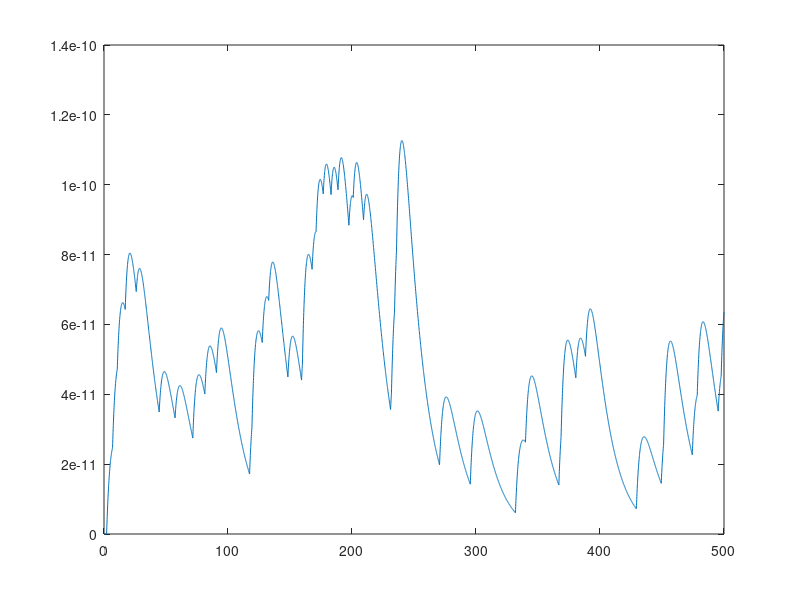

This chart was generated by the following MATLAB code: (Note: this script raises an error after producing the figure.)

Ns = 100;
T = 500;
lambda = 0.001;
deltat = 0.1;
N = T/deltat; 
event = zeros(N,Ns); % array recording at each bucket if a stimulus arrived
for i = 1:Ns
    a = zeros(N,1);
    R = rand(size(a)); 
    a(R<lambda*deltat) = 1; % set each element of event to 1 with probability lambda*delta
    event(:,i) = a;
end

%for i = 1:Ns
%    stimuli(i) = sum(event(i,:)==1);
%end
event = reshape(event,Ns,N);
%for i = 1:Ns
%    tk(i) = find(event(:,i)==1); % getting indices of arrivial
%end
%nspikes = size(tk);
%inter_arrival = diff(tk)*deltat; % interarrival times in seconds
%bin = 0:1:500; 
%count = histc(inter_arrival,bin);
%figure; bar(bin,count,'histc'); % draw histogram of absolute count
time = deltat:deltat:T;
%figure, plot(time, event);

%for i = 1:Ns
%    figure, plot(time, event(i,:));
%end

sigmaw = 5;
wo = 50;
Io = 10^(-12);
we = randn(1,Ns); % synaptic strength
we = wo + sigmaw*we;
tc_m = 15; %time constant of membrane
tc_s = tc_m/4; %time constant of synapse

Iapp = zeros(Ns,N);

for i = 1:Ns
    tk = find(event(i,:)==1);
    [tkr,tkc] = size(tk);
    if (tkc>0)
        for j = 1:N
            for k = 1:tkc
                if(tk(k)<j)
                    Iapp(i,j) = Iapp(i,j) + (exp((tk(k)-j)*deltat/tc_m) - exp((tk(k)-j)*deltat/tc_s));
                end
            end
        end
    end
end

for i = 1:Ns
    Iapp(i,:) = Iapp(i,:)*we(i)*Io;
end

%for i = 1:Ns
%    figure, plot(time,Iapp(i,:));
%end

Iappf = sum(Iapp);

%Iappf = reshape(Iappf,5000,1);
figure, plot(time, Iappf);
k = 0;
for i = 1:N
    if(Iappf(i)>0 && k==0)
        k=i;
    end
end

[V,nspikes] = q1p2_func(1,0.5,Iappf,1);
V = reshape(V,N,1);
V(1:k) = -0.07;

%nspikes
max_V = max(V);
max_pos = find(V == max_V);
figure, plot(time,V);

minv = 1000;
sp = 0;
spt = 0;
for i = 1:Ns
    tk = find(event(i,:)==1);
    [tkr,tkc] = size(tk);
    if (tkc>0)
        for k = 1:tkc
            if (tk(k)<max_pos && (max_pos-tk(k))<minv)
                minv = max_pos - tk(k);
                sp = i;
                spt = tk(k);
            end
        end
    end
end

